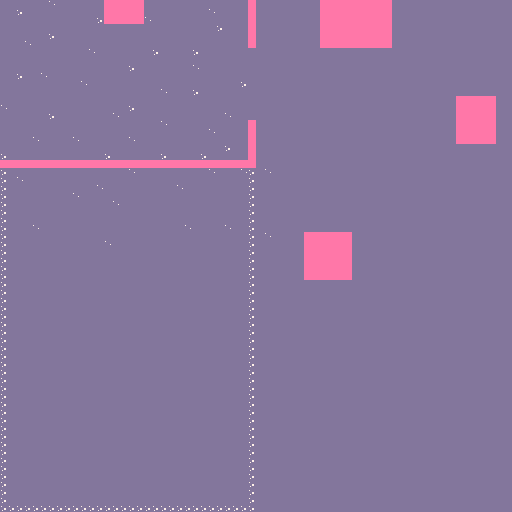

This is a level from a 2D game, rendered from its Tiled map with the project's own tilesets. A one-line summary and the map file follow, with tile-layer data summarised:
An orthogonal 64x64 tile map with 8x8 px tiles, 1 tile layer (space_bg0), 1 hidden layer not drawn, 2 tilesets.

<map version="1.9" tiledversion="1.9.1" orientation="orthogonal" renderorder="right-down" width="64" height="64" tilewidth="8" tileheight="8" infinite="0" nextlayerid="3" nextobjectid="1">
 <editorsettings>
  <export target="../../source/maps/space.c" format="gba" />
 </editorsettings>
 <tileset firstgid="1" name="tiles" tilewidth="8" tileheight="8" tilecount="4" columns="2">
  <image source="../imgs/tiles.bmp" width="16" height="16" />
 </tileset>
 <tileset firstgid="5" name="solid" tilewidth="8" tileheight="8" tilecount="2" columns="2">
  <image source="../imgs/solid.bmp" width="16" height="8" />
 </tileset>
 <layer id="1" name="space_bg0" width="64" height="64">
  <data>[4096 cells, 4096 non-empty, 5 distinct tile ids]</data>
 </layer>
 <layer id="2" name="space_solids" width="64" height="64" visible="0">
  <data>[4096 cells, 178 non-empty, 1 distinct tile ids]</data>
 </layer>
</map>
